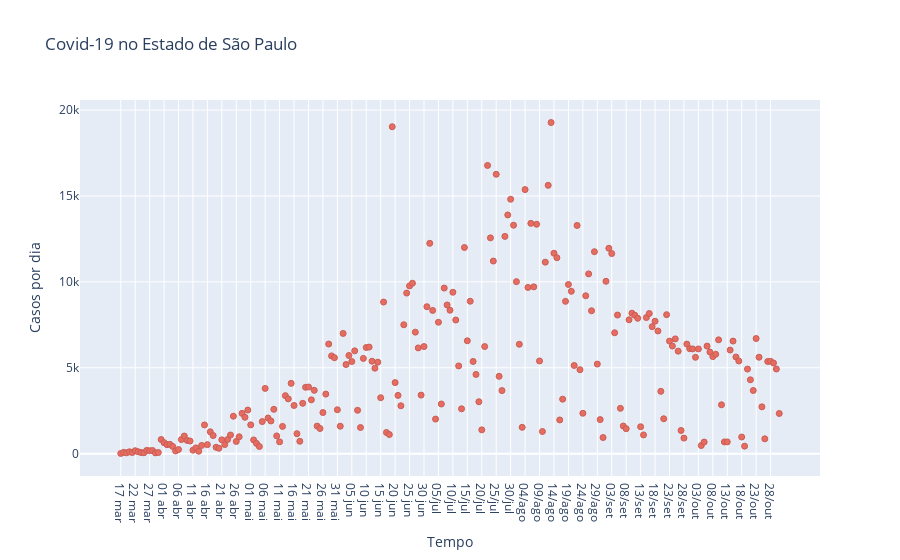

Notebook code cell kept with this figure:
### Code cell
trace = go.Scatter(x = covid_sp['Data'],
                   y = covid_sp['Casos por dia'],
                   mode = 'markers',
                   marker =  {'color' : '#e74c3c',
                              'line' : {'width': 1,
                                        'color': '#c0392b'}},
                   opacity=.8)
data = [trace]
layout = go.Layout(title='Covid-19 no Estado de São Paulo',
                   yaxis={'title':'Casos por dia'},
                   xaxis={'title':'Tempo'})
fig = go.Figure(data=data, layout=layout)
py.iplot(fig)

### Figure 1 — Plotly figure (JSON) as saved in the notebook; plotly's stock layout.template omitted (floating-point values rounded to 4 significant figures; data arrays with more than 128 entries replaced by an {"elided": "..."} marker saying what was removed)
{"data": [{"marker": {"color": "#e74c3c", "line": {"color": "#c0392b", "width": 1}}, "mode": "markers", "opacity": 0.8, "type": "scatter", "x": {"elided": "229 str values"}, "y": {"elided": "229 int values"}}], "layout": {"title": {"text": "Covid-19 no Estado de São Paulo"}, "xaxis": {"title": {"text": "Tempo"}}, "yaxis": {"title": {"text": "Casos por dia"}}}}
